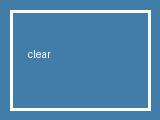
#> input picture ml_pipeline/data/raw/imaging/clear_02.jpg, 160 x 120 px; its folder holds only this picture in this run
$ python train_imaging.py
#> lines starting #> are read from the running program, lines starting #| are printed output that depends on the picture
from pathlib import Path

import joblib
import numpy as np
from PIL import Image
from sklearn.linear_model import LogisticRegression


ROOT = Path(__file__).resolve().parents[1]
image_dir = ROOT / "data" / "raw" / "imaging"


def extract_features(path: Path) -> list[float]:
    with Image.open(path) as image:
#> image is the input picture: PIL image 160x120 RGB; mean R, G, B 80.3, 134.6, 174.4
        resized = image.convert("RGB").resize((32, 32))
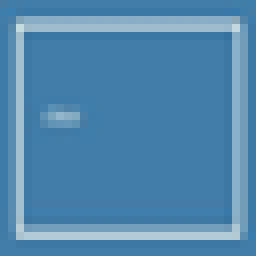
#> resized: PIL image 32x32 RGB (shown 8 times larger); mean R, G, B 80.3, 134.5, 174.3
        data = np.asarray(resized) / 255.0
    return [
        float(data[:, :, 0].mean()),
        float(data[:, :, 1].mean()),
        float(data[:, :, 2].mean()),
        float(data.std()),
    ]


X: list[list[float]] = []
y: list[int] = []
for path in sorted(image_dir.iterdir()):
    if path.suffix.lower() not in {".png", ".jpg", ".jpeg"}:
        continue
    label = 1 if path.stem.startswith("review") else 0
    X.append(extract_features(path))
    y.append(label)

if len(set(y)) < 2:
#> (the run stopped early here; a loop or call above may not have finished)
